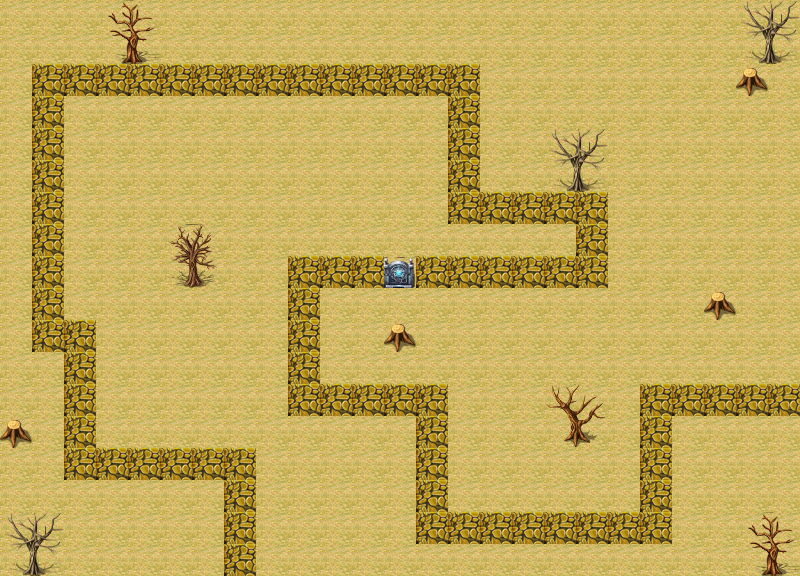

Rendered tile map (Tiled .tmx) drawn with the repository's tilesets; below, a short description and the map source with its tile grids summarised:
An orthogonal 25x18 tile map with 32x32 px tiles, 1 tile layer (Calque de Tile 1).

<map version="1.0" orientation="orthogonal" width="25" height="18" tilewidth="32" tileheight="32">
 <tileset firstgid="1" source="fullTileset.tsx" />
 <layer name="Calque de Tile 1" width="25" height="18">
  <data>[450 cells, 450 non-empty, 22 distinct tile ids]</data>
 </layer>
</map>
